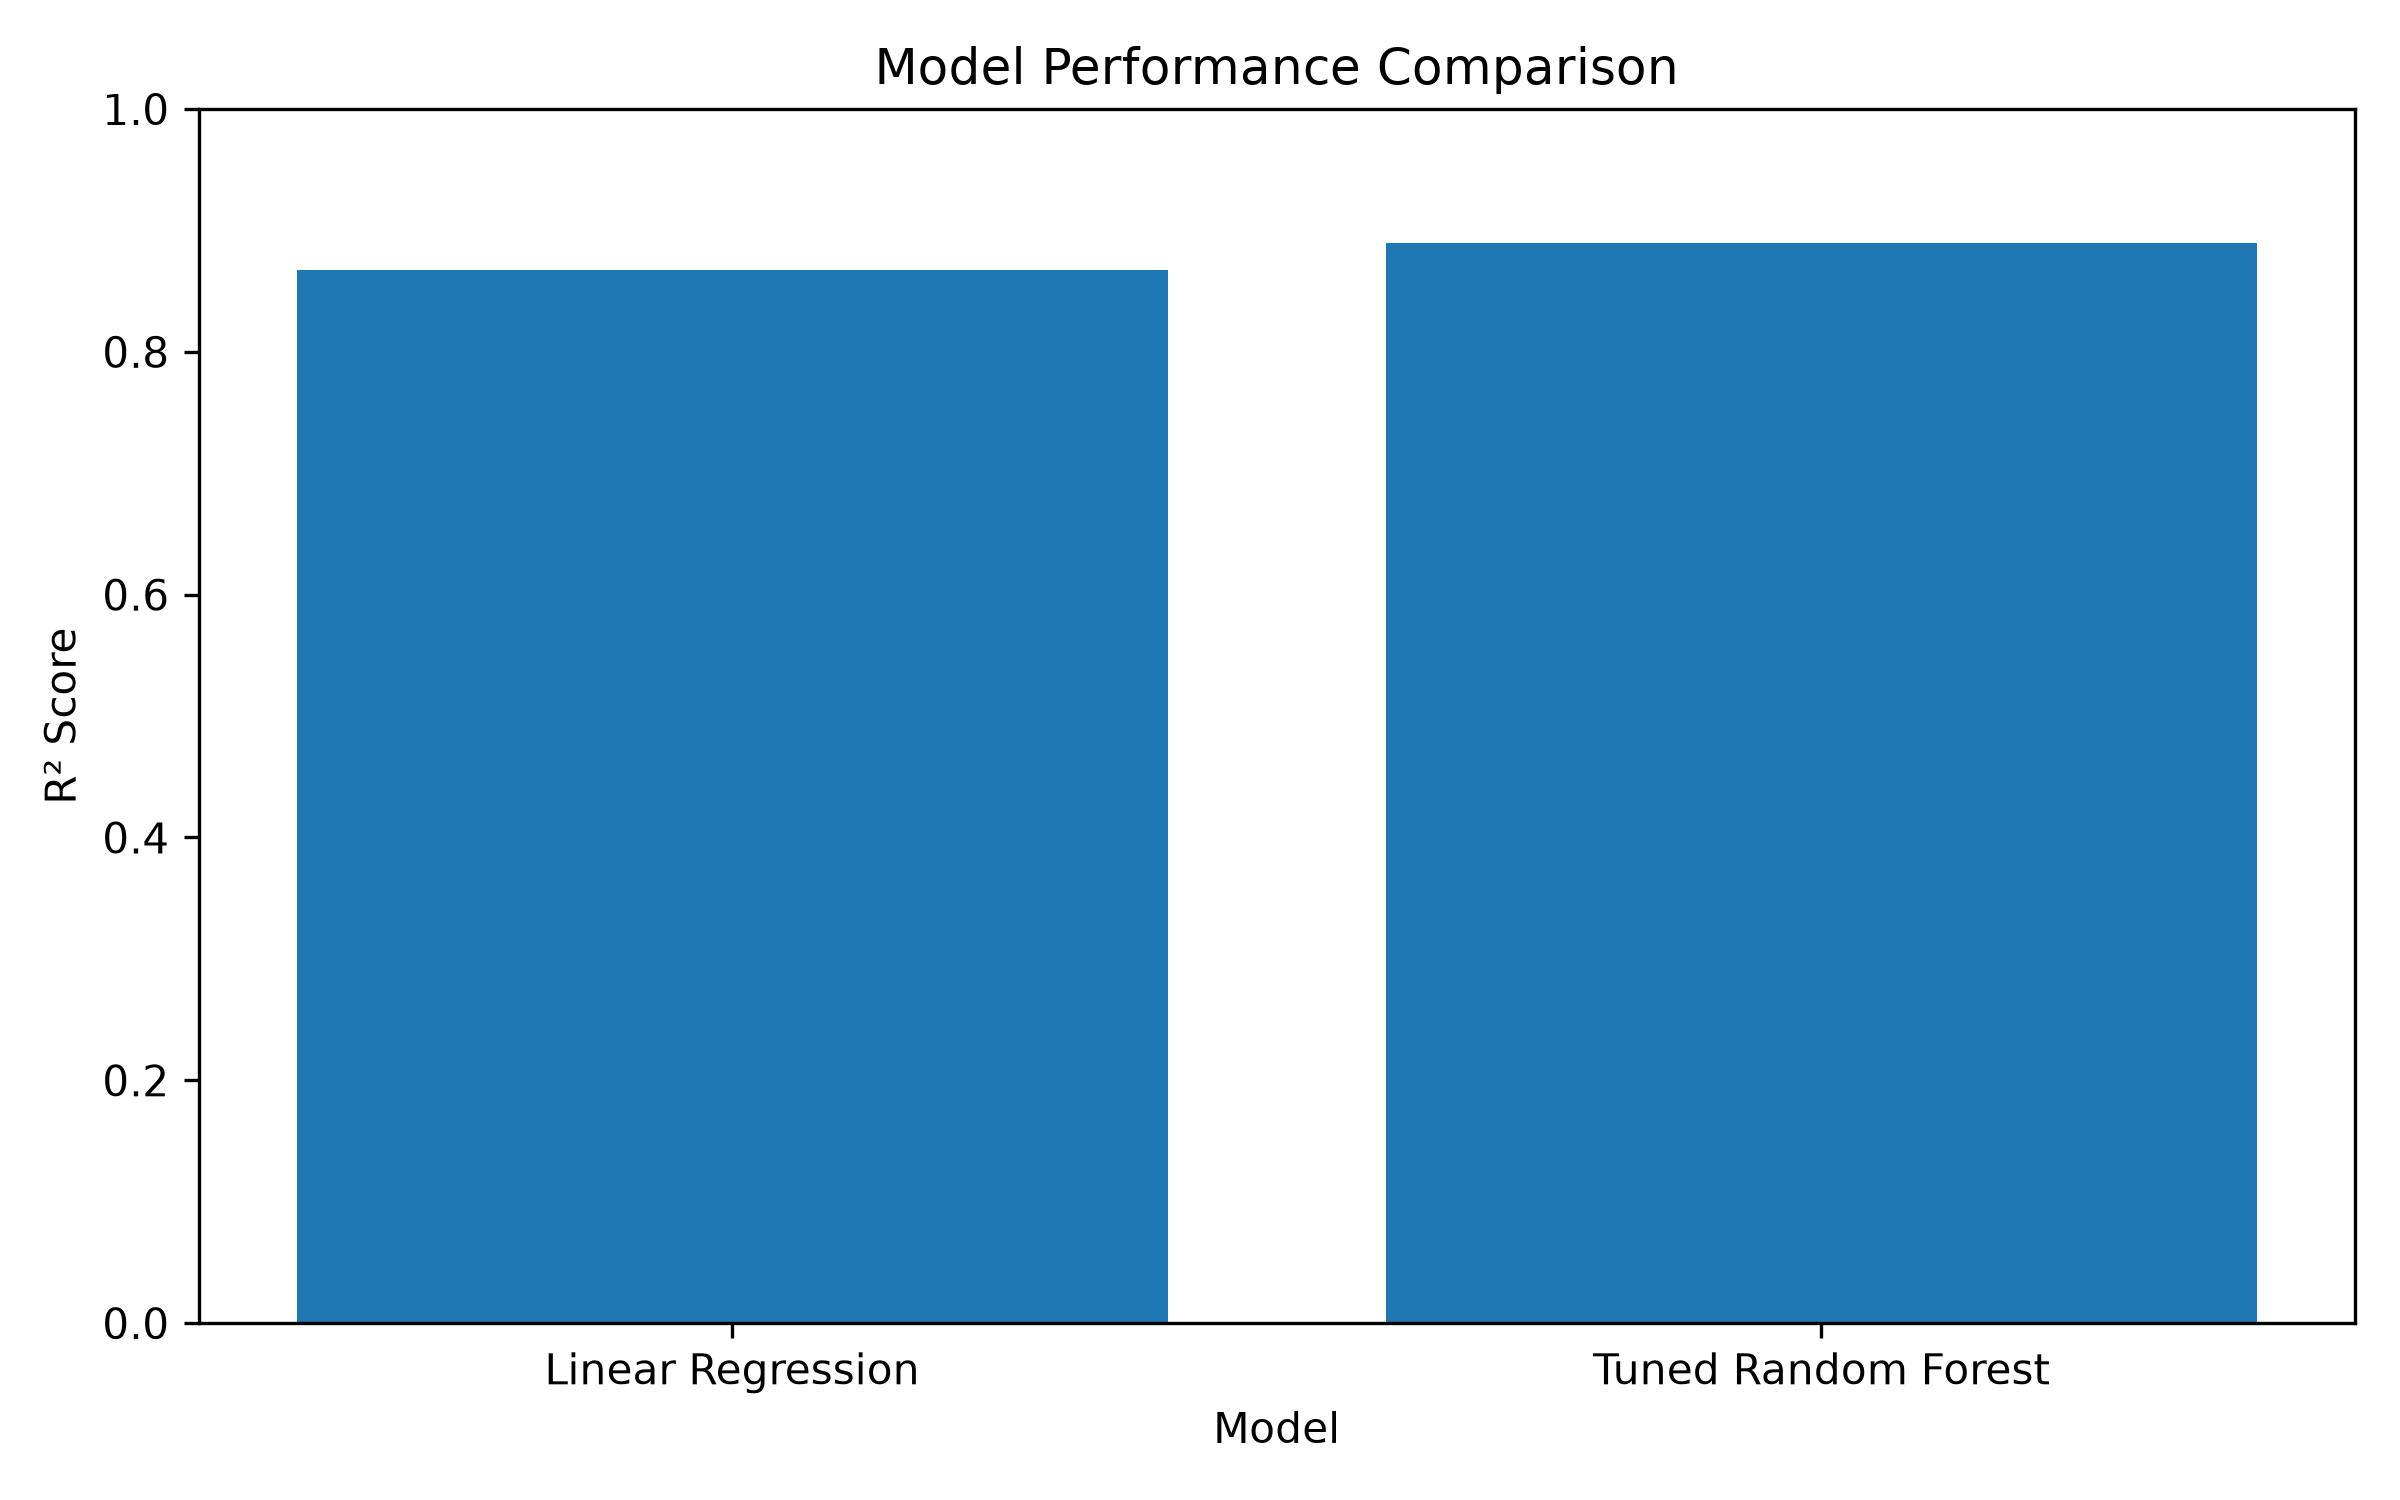

Generate this figure with Python:
import matplotlib.pyplot as plt
import pandas as pd

data = {
    "Model": [
        "Linear Regression",
        "Tuned Random Forest"
    ],
    "R2 Score": [
        0.8671,
        0.8893
    ]
}

df = pd.DataFrame(data)

plt.figure(figsize=(8, 5))

plt.bar(
    df["Model"],
    df["R2 Score"]
)

plt.title("Model Performance Comparison")
plt.xlabel("Model")
plt.ylabel("R² Score")

plt.ylim(0, 1)

plt.tight_layout()

plt.savefig(
    "model_comparison.png",
    dpi=300
)

plt.show()
